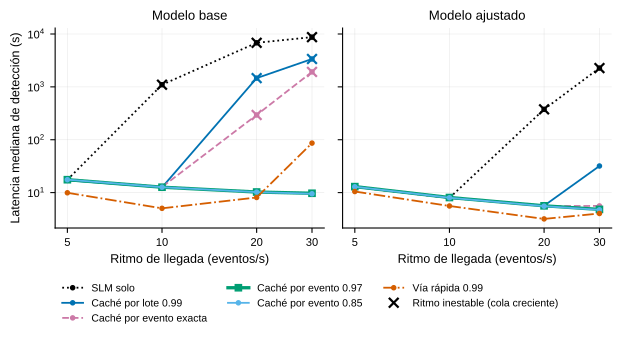

Here is the Python script that generated this plot:
"""Figura de la sección 4.5.4: latencia mediana de detección en función del ritmo de llegada.

Recalcula el modelo de colas de simulation/analyze_experiment.py sobre las ejecuciones en modo de
velocidad máxima, con cada tiempo de proceso limitado a 30 s (sección 3.8.4: excluye la pausa de
unas tres horas del equipo del modelo base). Un panel por modelo, una línea por método; los ritmos
inestables (tiempo medio de proceso mayor que el intervalo entre lotes) se marcan con una cruz.

Uso (desde slm-pipeline-thesis/):
  ../Tesis/scripts/.venv/bin/python figs/resultados/sim_latencia.py [../Tesis/scripts]
"""
import statistics
import sys

from _estilo import OI, SCRIPTS, plt, save, setup

sys.path.insert(0, str(SCRIPTS))
import simulation.analyze_experiment as ae  # noqa: E402

EXP = SCRIPTS / "analysis/experiments/qwen35_stream_qwen3emb06b_batchinj"
CAP_S = 30.0
RATES = [5, 10, 20, 30]
MODELS = [("qwen35", "Modelo base"), ("qwen35_logft", "Modelo ajustado")]
SERIES = [  # (carpeta de la ejecución, etiqueta, color, estilo)
    ("slm", "SLM solo", "#000000", ":"),
    ("batch_0.99", "Caché por lote 0.99", OI[0], "-"),
    ("event_exact", "Caché por evento exacta", OI[3], "--"),
    ("event_0.97", "Caché por evento 0.97", OI[2], "-"),
    ("event_0.85", "Caché por evento 0.85", OI[5], "-"),
    ("fastpath_0.99", "Vía rápida 0.99", OI[1], "-."),
]

_raw_service = ae.service_time


def capped_service(batch):
    s = _raw_service(batch)
    return None if s is None else min(s, CAP_S)


ae.service_time = capped_service  # queue_model_latencies usa esta función del módulo


def main():
    setup()
    fig, axes = plt.subplots(1, 2, figsize=(6.3, 3.3), sharey=True)
    for ax, (model, title) in zip(axes, MODELS):
        for run_name, label, color, style in SERIES:
            run = ae.load_run(EXP / model / run_name)
            xs, ys, unstable = [], [], []
            for rate in RATES:
                lat, _, stable = ae.queue_model_latencies(run, float(rate))
                med = statistics.median(lat)
                xs.append(rate)
                ys.append(med)
                if not stable:
                    unstable.append((rate, med))
            ax.plot(xs, ys, style, color=color, lw=2.4 if run_name == "event_0.97" else 1.3,
                    marker="s" if run_name == "event_0.97" else "o", ms=4.5 if run_name == "event_0.97" else 3, label=label)
            if unstable:
                ax.plot(*zip(*unstable), "x", color=color, ms=7, mew=1.6)
            print(model, run_name, " ".join(f"{x}:{y:.1f}{'*' if (x, y) in unstable else ''}" for x, y in zip(xs, ys)))
        ax.set_xscale("log")
        ax.set_yscale("log")
        ax.set_xticks(RATES, [str(r) for r in RATES])
        ax.minorticks_off()
        ax.set_title(title)
        ax.set_xlabel("Ritmo de llegada (eventos/s)")
        ax.grid(alpha=0.25, lw=0.5, which="major")
    axes[0].set_ylabel("Latencia mediana de detección (s)")
    axes[0].plot([], [], "x", color="black", ms=7, mew=1.6, label="Ritmo inestable (cola creciente)")
    handles, labels = axes[0].get_legend_handles_labels()
    fig.legend(handles, labels, loc="lower center", ncol=3, frameon=False, bbox_to_anchor=(0.5, -0.02))
    fig.tight_layout(rect=(0, 0.14, 1, 1))
    save(fig, "sim_latencia")


if __name__ == "__main__":
    main()
